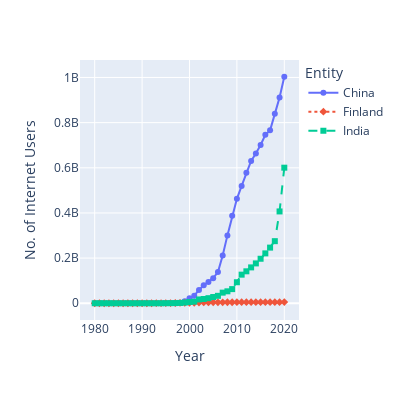

Notebook cell for this chart:
### Markdown cell above
# lineplot(px)

### Code cell
px.line(df_country, x='Year', y='No. of Internet Users',
            width=400, height=400, 
            line_dash='Entity', color='Entity',
            symbol='Entity'
            )

### Figure 1 — Plotly figure (JSON) as saved in the notebook; plotly's stock layout.template omitted (floating-point values rounded to 4 significant figures)
{"data": [{"hovertemplate": "Entity=China<br>Year=%{x}<br>No. of Internet Users=%{y}<extra></extra>", "legendgroup": "China", "line": {"color": "#636efa", "dash": "solid"}, "marker": {"symbol": "circle"}, "mode": "lines+markers", "name": "China", "orientation": "v", "showlegend": true, "type": "scatter", "x": [1980, 1981, 1982, 1983, 1984, 1985, 1986, 1987, 1988, 1989, 1990, 1991, 1992, 1993, 1994, 1995, 1996, 1997, 1998, 1999, 2000, 2001, 2002, 2003, 2004, 2005, 2006, 2007, 2008, 2009, 2010, 2011, 2012, 2013, 2014, 2015, 2016, 2017, 2018, 2019, 2020], "xaxis": "x", "y": [0, 0, 0, 0, 0, 0, 0, 0, 0, 0, 0, 0, 0, 2017, 14102, 60356, 160682, 400984, 2101421, 8890827, 22449303, 33595872, 58867578, 79910145, 94667627, 111218923, 138178103, 211442115, 300617785, 387007303, 462429626, 519767537, 578056810, 630253951, 663505855, 701038864, 745805312, 765779840, 838905119, 911554782, 1003218650], "yaxis": "y"}, {"hovertemplate": "Entity=Finland<br>Year=%{x}<br>No. of Internet Users=%{y}<extra></extra>", "legendgroup": "Finland", "line": {"color": "#EF553B", "dash": "dot"}, "marker": {"symbol": "diamond"}, "mode": "lines+markers", "name": "Finland", "orientation": "v", "showlegend": true, "type": "scatter", "x": [1980, 1981, 1982, 1983, 1984, 1985, 1986, 1987, 1988, 1989, 1990, 1991, 1992, 1993, 1994, 1995, 1996, 1997, 1998, 1999, 2000, 2001, 2002, 2003, 2004, 2005, 2006, 2007, 2008, 2009, 2010, 2011, 2012, 2013, 2014, 2015, 2016, 2017, 2018, 2019, 2020], "xaxis": "x", "y": [0, 0, 0, 0, 0, 0, 0, 0, 0, 0, 20000, 70066, 95139, 130134, 250104, 710019, 859931, 1000165, 1311708, 1668203, 1928058, 2236309, 3246727, 3608432, 3784653, 3907273, 4195094, 4272207, 4445687, 4403987, 4660153, 4779848, 4865982, 4977352, 4725802, 4735464, 4819506, 4817916, 4902695, 4947707, 5096511], "yaxis": "y"}, {"hovertemplate": "Entity=India<br>Year=%{x}<br>No. of Internet Users=%{y}<extra></extra>", "legendgroup": "India", "line": {"color": "#00cc96", "dash": "dash"}, "marker": {"symbol": "square"}, "mode": "lines+markers", "name": "India", "orientation": "v", "showlegend": true, "type": "scatter", "x": [1980, 1981, 1982, 1983, 1984, 1985, 1986, 1987, 1988, 1989, 1990, 1991, 1992, 1993, 1994, 1995, 1996, 1997, 1998, 1999, 2000, 2001, 2002, 2003, 2004, 2005, 2006, 2007, 2008, 2009, 2010, 2011, 2012, 2013, 2014, 2015, 2016, 2017, 2018, 2019, 2020], "xaxis": "x", "y": [0, 0, 0, 0, 0, 0, 0, 0, 0, 0, 0, 0, 1010, 2021, 10110, 252920, 455593, 709331, 1420073, 2842899, 5589912, 7122787, 16890688, 18845094, 22454138, 27573640, 32890943, 46992826, 52854988, 62650376, 93046022, 126642456, 141468081, 158809242, 176478273, 197107112, 220874988, 246463630, 274913663, 406634942, 600446441], "yaxis": "y"}], "layout": {"height": 400, "legend": {"title": {"text": "Entity"}, "tracegroupgap": 0}, "margin": {"t": 60}, "width": 400, "xaxis": {"anchor": "y", "domain": [0, 1], "title": {"text": "Year"}}, "yaxis": {"anchor": "x", "domain": [0, 1], "title": {"text": "No. of Internet Users"}}}}
